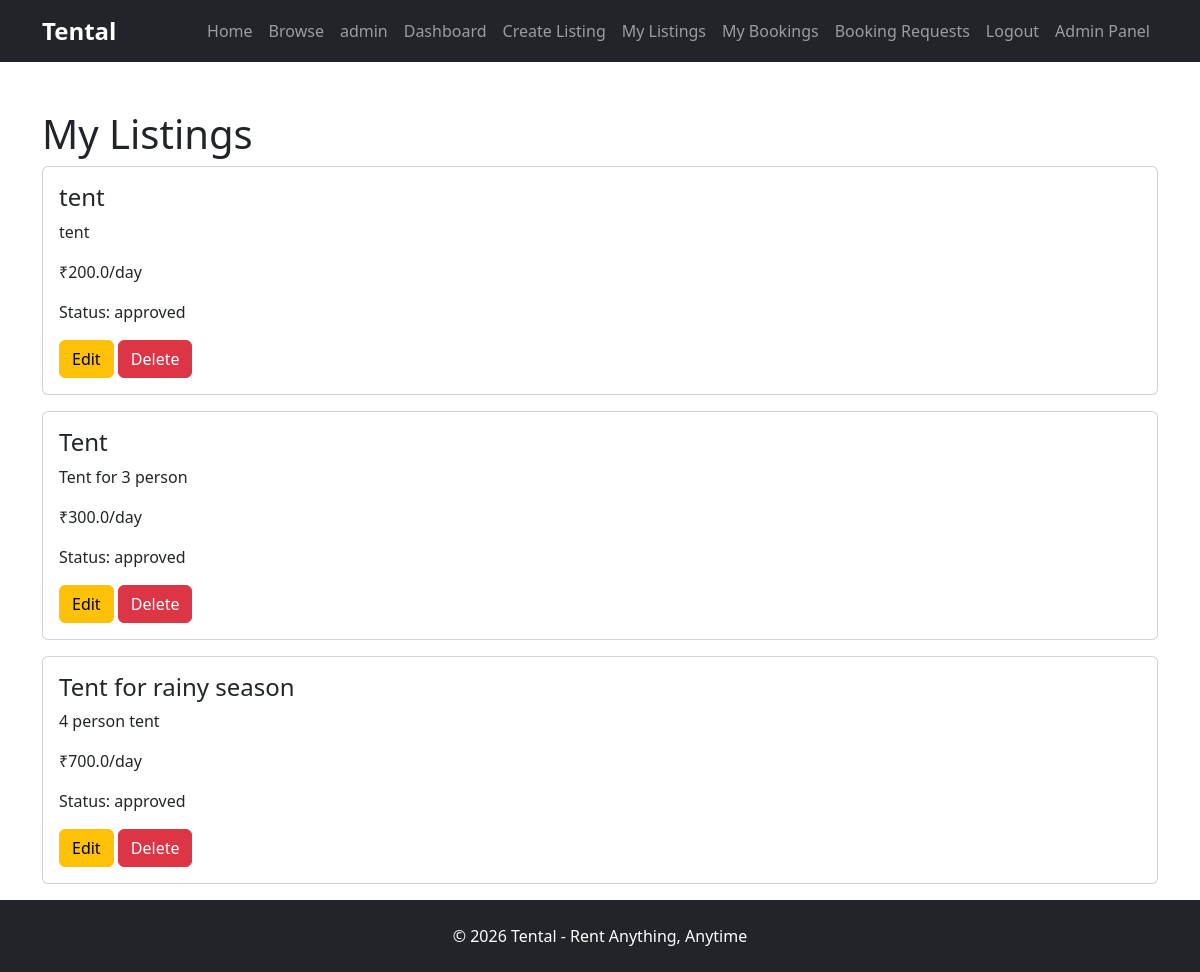
Before: /my-listings (signed in) with the older database file.
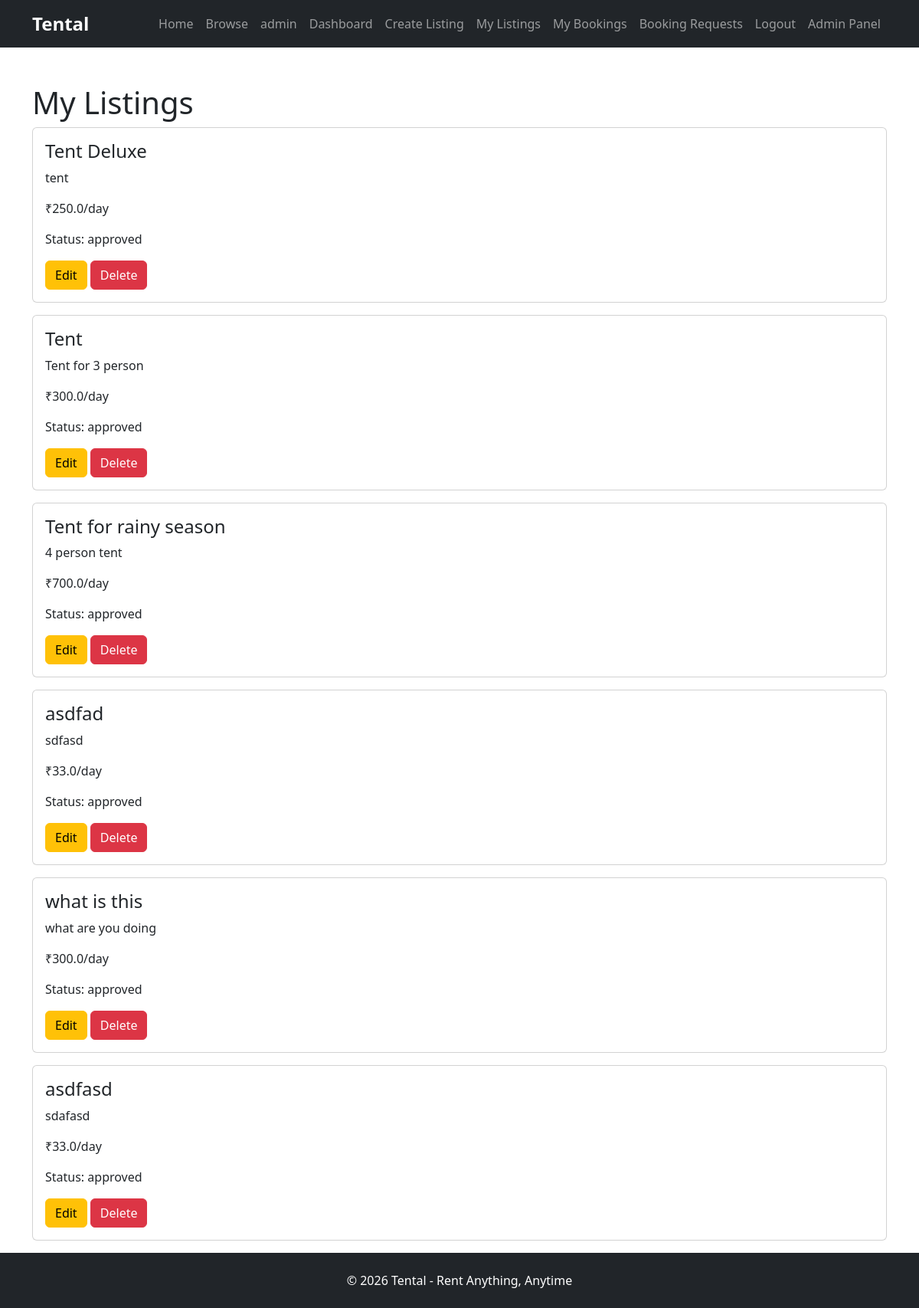
After: the same page with the newer database file.
### models/user.py (models this page shows)
class User(UserMixin, db.Model):
    id = db.Column(db.Integer, primary_key=True)
    name = db.Column(
        db.String(100),
        nullable=False
    )
    email = db.Column(
        db.String(120),
        unique=True,
        nullable=False
    )
    password = db.Column(
        db.String(255),
        nullable=False
    )
    rentals = db.relationship(
        "RentalItem",
        backref="owner",
        lazy=True
    )
    is_admin = db.Column(
        db.Boolean,
        default=False
    )
    is_active_user = db.Column(
        db.Boolean,
        default=True
    )
    bookings = db.relationship(
        "Booking",
        backref="user",
        lazy=True
    )

### models/rental_item.py (models this page shows)
class RentalItem(db.Model):
    id = db.Column(db.Integer, primary_key=True)
    title = db.Column(db.String(100), nullable=False)
    description = db.Column(db.Text, nullable=False)
    price_per_day = db.Column(db.Float, nullable=False)
    category = db.Column(db.String(100), nullable=False)
    user_id = db.Column(
        db.Integer,
        db.ForeignKey("user.id"),
        nullable=False
    )
    status = db.Column(
        db.String(20),
        default="pending"
    )
    image = db.Column(
        db.String(255)
    )
    bookings = db.relationship(
        "Booking",
        backref="rental_item",
        lazy=True
    )
    quantity = db.Column(
        db.Integer,
        nullable=False,
        default=1
    )
    security_deposit = db.Column(
        db.Float,
        nullable=False,
        default=0
    )

### routes/main.py (the view)
@main.route("/my-listings")
@login_required
def my_listings():
    rentals = current_user.rentals
    return render_template(
        "my_listings.html",
        rentals=rentals
    )

### models/user.py (called while the page is built)
@login_manager.user_loader
def load_user(user_id):
    return User.query.get(int(user_id))

### templates/my_listings.html
{% extends "base.html" %} {% block content %}
<div class="container mt-5">
  <h1>My Listings</h1>
  {% for rental in rentals %}
  <div class="card mb-3">
    <div class="card-body">
      <h4>{{ rental.title }}</h4>
      <p>{{ rental.description }}</p>
      <p>₹{{ rental.price_per_day }}/day</p>
      <p>Status: {{ rental.status }}</p>
      <a
        href="{{ url_for('main.edit_listing', id=rental.id) }}"
        class="btn btn-warning"
      >
        Edit
      </a>
      <a
        href="{{ url_for('main.delete_listing', id=rental.id) }}"
        class="btn btn-danger"
      >
        Delete
      </a>
    </div>
  </div>
  {% endfor %}
</div>
{% endblock %}

### templates/base.html (shortened to what this page needs)
<!doctype html>
<html lang="en">
  <head>
    <link
      href="https://cdn.jsdelivr.net/npm/bootstrap@5.3.7/dist/css/bootstrap.min.css"
      rel="stylesheet"
    />
    <link
      rel="stylesheet"
      href="{{ url_for('static', filename='css/style.css') }}"
    />
  </head>
  <body>
    <nav class="navbar navbar-expand-lg navbar-dark bg-dark">
      <div class="container">
        <a class="navbar-brand" href="#">Tental</a>
        <div class="navbar-nav ms-auto">
          <a class="nav-link" href="{{ url_for('main.home') }}">Home</a>
          <a class="nav-link" href="{{ url_for('main.browse') }}">Browse</a>
          {% if current_user.is_authenticated %}
          <span class="nav-link"> {{ current_user.name }} </span>
          <a class="nav-link" href="{{ url_for('main.owner_dashboard') }}">
            Dashboard
          </a>
          <a class="nav-link" href="{{ url_for('main.create_listing') }}">
            Create Listing
          </a>
          <a class="nav-link" href="{{ url_for('main.my_listings') }}">
            My Listings
          </a>
          <a class="nav-link" href="{{ url_for('main.my_bookings') }}">
            My Bookings
          </a>
          <a class="nav-link" href="{{ url_for('main.booking_requests') }}">
            Booking Requests
          </a>
          <a class="nav-link" href="{{ url_for('auth.logout') }}"> Logout </a>
          {% if current_user.is_authenticated and current_user.is_admin %}
          <a class="nav-link" href="{{ url_for('main.admin_dashboard') }}">
            Admin Panel
          </a>
          {% endif %} {% else %}
          <a class="nav-link" href="{{ url_for('auth.login') }}"> Login </a>
          <a class="nav-link" href="{{ url_for('auth.register') }}">
            Register
          </a>
          {% endif %}
        </div>
      </div>
    </nav>
    <main class="flex-grow-1">{% block content %} {% endblock %}</main>
    <footer id="footer-section" class="bg-dark text-white text-center py-4">
      <p class="mb-0">© 2026 Tental - Rent Anything, Anytime</p>
    </footer>
  </body>
</html>

### static/css/style.css (style rules this page uses)
:root { --primary-color: #2E8B57; --secondary-color: #1E293B; }
html, body { height: 100%; }
body { display: flex; flex-direction: column; }
#footer-section { margin-top: auto; }
.navbar-brand { font-size: 1.5rem; font-weight: 700; }

Changed rows visible on the page:
changed RentalItem "tent": title "tent" → "Tent Deluxe"; price_per_day "200.0" → "250.0"
added RentalItem: title "asdfad", description "sdfasd", price_per_day "33.0", status "approved"
added RentalItem: title "what is this", description "what are you doing", price_per_day "300.0", status "approved"
added RentalItem: title "asdfasd", description "sdafasd", price_per_day "33.0", status "approved"
